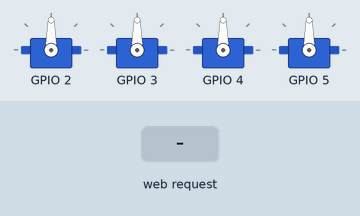
Recording of a sketch running on a simulated ESP8266 (NodeMCU). Parts: 4 × servo. The test bench sets the inputs (shaded band). WiFi joins after 1.5 s; servers stay silent unless stated; EEPROM starts erased; what the sketch prints to the serial monitor is not drawn.

Above: at 3.2 s.
3.3 s: HTTP request GET /move?pos=straight received
At 4.5 s:
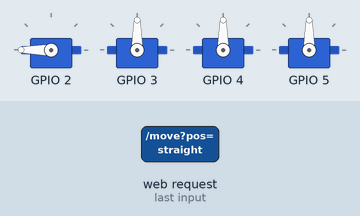
4.8 s: HTTP request GET /move?pos=switched received
At 5.7 s:
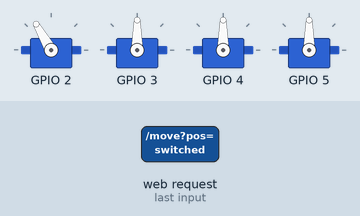
Timing chart, 0 to 7.8 s (numbered marks = the images above; inputs shaded):
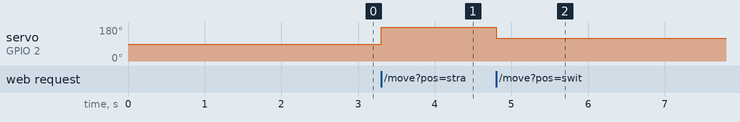

Measured:
- after the input at 3.3 s, servo on GPIO 2: 90° → 180° at once
- after the input at 4.8 s, servo on GPIO 2: 180° → 120° at once

The sketch:

wdmrServoNodeMCU.ino.ino
```cpp
#include <ESP8266WiFi.h>
#include <ESP8266WebServer.h>
#include <Servo.h>
#include <EEPROM.h>

// WiFi Credentials
const char* ssid[] = {"wdmrc", "Gizmodo-hill-clan"};
const char* password[] = {"wdmrcbnsf", "Cocoland01"};
const int numWiFiNetworks = 2;

ESP8266WebServer server(80);

Servo servos[4];

int straightPositions[4] = {70, 70, 70, 70};
int switched = 120;

void setup() {
  Serial.begin(9600);

  bool connected = false;
  for (int i = 0; i < numWiFiNetworks; ++i) {
    Serial.print("Connecting to WiFi network: ");
    Serial.println(ssid[i]);
    WiFi.begin(ssid[i], password[i]);
    int attempts = 0;
    while (WiFi.status() != WL_CONNECTED && attempts < 30) { // Try for maximum 30 seconds
      delay(1000);
      Serial.print(".");
      attempts++;
    }
    if (WiFi.status() == WL_CONNECTED) {
      connected = true;
      break;
    }
    Serial.println("WiFi connection failed");
    WiFi.disconnect();
    delay(1000);
  }

  if (!connected) {
    Serial.println("Failed to connect to any WiFi network. Exiting.");
    return;
  }

  Serial.println("");
  Serial.print("Connected to WiFi. IP address: ");
  Serial.println(WiFi.localIP());

  for (int i = 0; i < 4; i++) {
    servos[i].attach(i + 2);
  }

  server.on("/", HTTP_GET, handleRoot);
  server.on("/move", HTTP_GET, handleMove);
  server.on("/save", HTTP_GET, handleSave);
  server.on("/setStraight", HTTP_GET, handleSetStraight);
  server.begin();

  EEPROM.begin(512);
  for (int i = 0; i < 4; i++) {
    straightPositions[i] = EEPROM.read(i);
  }
}

void loop() {
  if (WiFi.status() != WL_CONNECTED) {
    Serial.println("WiFi disconnected. Reconnecting...");
    setup(); // Attempt to reconnect
  }
  server.handleClient();
}

void handleRoot() {
  String html = "<html><body>"
                "<h1>Servo Control</h1>";

  for (int i = 0; i < 4; i++) {
    html += "<p>Servo " + String(i + 1) + "</p>"
            "<input type='number' id='straight" + String(i) + "' value='" + String(straightPositions[i]) + "'>"
            "<button onclick=\"location.href='/setStraight?servo=" + String(i) + "&pos=' + document.getElementById('straight" + String(i) + "').value\">Set Straight Position</button>"
            "<button onclick=\"location.href='/move?servo=" + String(i) + "&pos=straight'\">Move to Straight</button>"
            "<button onclick=\"location.href='/move?servo=" + String(i) + "&pos=switched'\">Move to Switched</button>";
  }

  html += "<p><button onclick=\"location.href='/save'\">Save Positions</button></p>"
          "</body></html>";
  server.send(200, "text/html", html);
}

void handleMove() {
  int servoIndex = server.arg("servo").toInt();
  String position = server.arg("pos");
  if (position == "straight") {
    servos[servoIndex].write(straightPositions[servoIndex]);
  } else if (position == "switched") {
    servos[servoIndex].write(switched);
  }
  server.send(200, "text/plain", "Moving Servo");
}

void handleSetStraight() {
  int servoIndex = server.arg("servo").toInt();
  int position = server.arg("pos").toInt();
  straightPositions[servoIndex] = position;
  server.send(200, "text/plain", "Straight Position Set");
}

void handleSave() {
  for (int i = 0; i < 4; i++) {
    EEPROM.write(i, straightPositions[i]);
  }
  EEPROM.commit();
  server.send(200, "text/plain", "Settings Saved");
}
```
